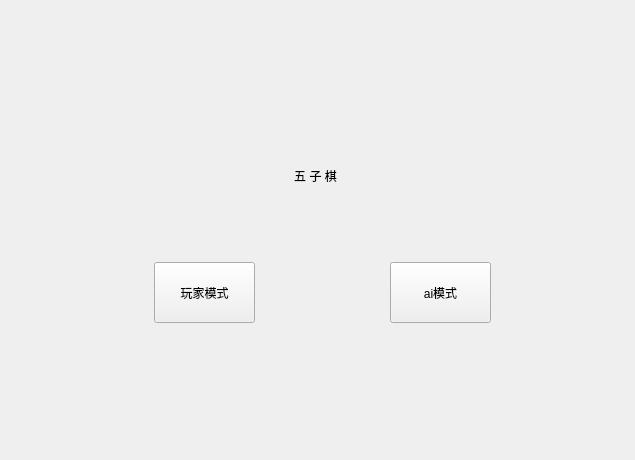
<?xml version="1.0" encoding="UTF-8"?>
<ui version="4.0">
 <class>Widget</class>
 <widget class="QWidget" name="Widget">
  <property name="geometry">
   <rect>
    <x>0</x>
    <y>0</y>
    <width>635</width>
    <height>460</height>
   </rect>
  </property>
  <property name="windowTitle">
   <string>Gobang_by_livingsu</string>
  </property>
  <widget class="QPushButton" name="btn_player">
   <property name="geometry">
    <rect>
     <x>154</x>
     <y>262</y>
     <width>101</width>
     <height>61</height>
    </rect>
   </property>
   <property name="sizePolicy">
    <sizepolicy hsizetype="Expanding" vsizetype="Expanding">
     <horstretch>0</horstretch>
     <verstretch>0</verstretch>
    </sizepolicy>
   </property>
   <property name="text">
    <string>玩家模式</string>
   </property>
   <property name="iconSize">
    <size>
     <width>20</width>
     <height>20</height>
    </size>
   </property>
  </widget>
  <widget class="QPushButton" name="btn_ai">
   <property name="geometry">
    <rect>
     <x>390</x>
     <y>262</y>
     <width>101</width>
     <height>61</height>
    </rect>
   </property>
   <property name="sizePolicy">
    <sizepolicy hsizetype="Expanding" vsizetype="Expanding">
     <horstretch>0</horstretch>
     <verstretch>0</verstretch>
    </sizepolicy>
   </property>
   <property name="text">
    <string>ai模式</string>
   </property>
  </widget>
  <widget class="QLabel" name="label">
   <property name="geometry">
    <rect>
     <x>215</x>
     <y>140</y>
     <width>201</width>
     <height>71</height>
    </rect>
   </property>
   <property name="text">
    <string>五 子 棋</string>
   </property>
   <property name="alignment">
    <set>Qt::AlignCenter</set>
   </property>
  </widget>
 </widget>
 <resources/>
 <connections/>
</ui>
